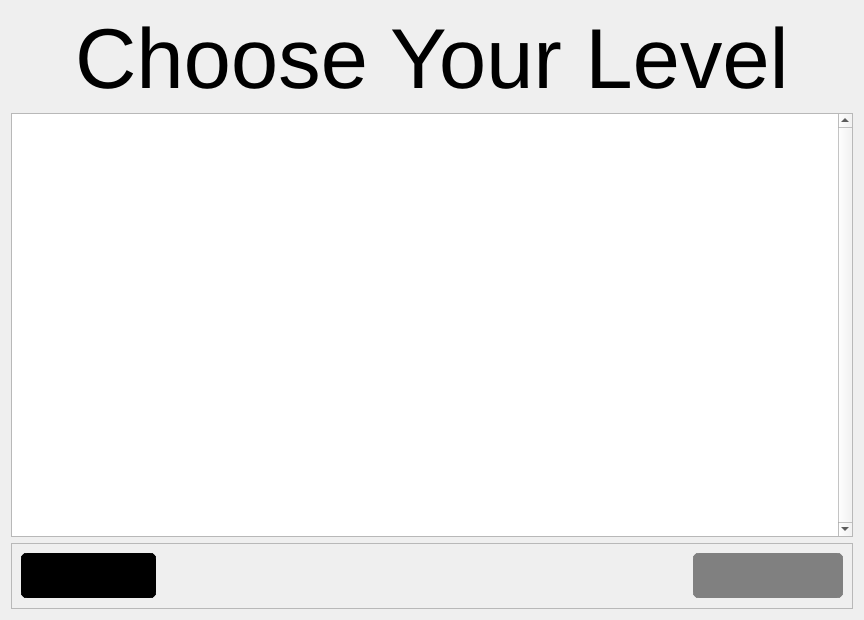
<?xml version="1.0" encoding="UTF-8"?>
<ui version="4.0">
 <class>LevelSelect</class>
 <widget class="QWidget" name="LevelSelect">
  <property name="geometry">
   <rect>
    <x>0</x>
    <y>0</y>
    <width>864</width>
    <height>620</height>
   </rect>
  </property>
  <property name="windowTitle">
   <string>Form</string>
  </property>
  <layout class="QVBoxLayout" name="verticalLayout">
   <item alignment="Qt::AlignHCenter">
    <widget class="QLabel" name="label">
     <property name="font">
      <font>
       <pointsize>64</pointsize>
      </font>
     </property>
     <property name="text">
      <string>Choose Your Level</string>
     </property>
    </widget>
   </item>
   <item>
    <widget class="QGraphicsView" name="graphicsView">
     <property name="verticalScrollBarPolicy">
      <enum>Qt::ScrollBarAlwaysOn</enum>
     </property>
    </widget>
   </item>
   <item>
    <widget class="QFrame" name="frame">
     <property name="frameShape">
      <enum>QFrame::StyledPanel</enum>
     </property>
     <property name="frameShadow">
      <enum>QFrame::Raised</enum>
     </property>
     <layout class="QHBoxLayout" name="horizontalLayout">
      <item>
       <widget class="QPushButton" name="menuButton">
        <property name="minimumSize">
         <size>
          <width>135</width>
          <height>45</height>
         </size>
        </property>
        <property name="maximumSize">
         <size>
          <width>135</width>
          <height>45</height>
         </size>
        </property>
        <property name="styleSheet">
         <string notr="true">QPushButton:enabled {
	border-image: url(:/images/menu.png);
	background: black;
	border: 6px solid black;
	border-radius: 6px;
}
QPushButton:hover {
	background: purple;
	border: 6px solid purple;
	border-radius: 6px;
}
QPushButton:pressed {
	background: green;
	border: 6px solid green;
	border-radius: 6px;
}</string>
        </property>
        <property name="text">
         <string/>
        </property>
        <property name="iconSize">
         <size>
          <width>200</width>
          <height>50</height>
         </size>
        </property>
       </widget>
      </item>
      <item>
       <widget class="QLabel" name="levelLabel">
        <property name="font">
         <font>
          <pointsize>30</pointsize>
         </font>
        </property>
        <property name="text">
         <string/>
        </property>
        <property name="alignment">
         <set>Qt::AlignCenter</set>
        </property>
       </widget>
      </item>
      <item>
       <widget class="QPushButton" name="playButton">
        <property name="enabled">
         <bool>false</bool>
        </property>
        <property name="minimumSize">
         <size>
          <width>150</width>
          <height>45</height>
         </size>
        </property>
        <property name="maximumSize">
         <size>
          <width>150</width>
          <height>45</height>
         </size>
        </property>
        <property name="styleSheet">
         <string notr="true">QPushButton:disabled {
	border-image: url(:/images/start.png);
	background: gray;
	border: 6px solid gray;
	border-radius: 6px;
}
QPushButton:enabled {
	border-image: url(:/images/startActive.png);
	background: black;
	border: 6px solid black;
	border-radius: 6px;
}
QPushButton:hover {
	background: purple;
	border: 6px solid purple;
	border-radius: 6px;
}
QPushButton:pressed {
	background: green;
	border: 6px solid green;
	border-radius: 6px;
}</string>
        </property>
        <property name="text">
         <string/>
        </property>
        <property name="iconSize">
         <size>
          <width>200</width>
          <height>50</height>
         </size>
        </property>
       </widget>
      </item>
     </layout>
    </widget>
   </item>
  </layout>
 </widget>
 <resources/>
 <connections/>
</ui>
